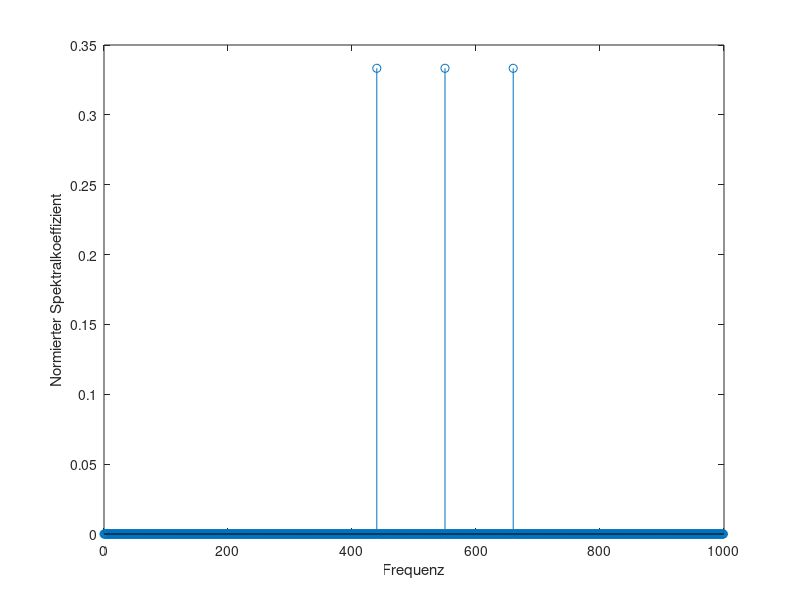

This chart was generated by the following MATLAB code:
% Kap_09_SpektrumDreiklang.m
fs = 2000;  delta_t = 1/fs;
T = 1.0; t = 0:delta_t:T-delta_t;  
y = 1/3*(sin(2*pi*440*t)+sin(2*pi*550*t)+sin(2*pi*660*t));
N = length(y) 
c = 2*abs(fft(y))/N; % Spektralkoeffizienten
f_k = (0:N-1)*fs/N;  % zugehörige Frequenzen
N2 = round(N/2);
stem(f_k(1:N2),c(1:N2));
xlabel('Frequenz'); 
ylabel('Normierter Spektralkoeffizient'); 
